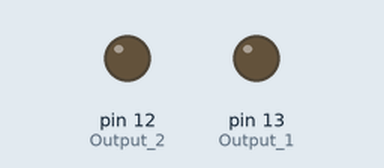
This sketch was run on a simulated Arduino Uno, built with avr-gcc and run on an emulated ATmega328P. Parts: output pins drawn as LEDs (lit = HIGH).

Above: at 1.0 s.
At 3.0 s:
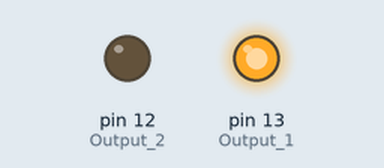
At 5.0 s:
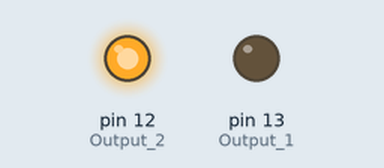
At 7.0 s:
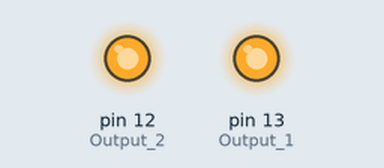
Timing chart, 0 to 10.4 s (numbered marks = the images above):
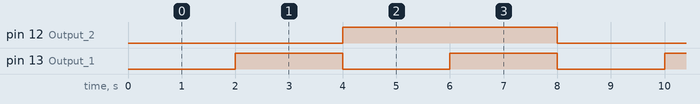

Measured:
- by itself, pin 12 (Output_2): alternates HIGH for 4.0 s and LOW for 4.0 s
- by itself, pin 13 (Output_1): alternates HIGH for 2.0 s and LOW for 2.0 s
- by itself, everything shown: repeats every 8.0 s, in 4 steps

The sketch:

Visual_Check_AND_v2.ino
```cpp
const int Output_1 = 13;
const int Output_2 = 12;

void setup() {
  pinMode(Output_1, OUTPUT);
  pinMode(Output_2, OUTPUT);

  Serial.begin(9600);
}

void loop() {
  digitalWrite(Output_1, LOW);
  digitalWrite(Output_2, LOW);
  delay(2000);

  digitalWrite(Output_1, HIGH);
  delay(2000);

  digitalWrite(Output_1, LOW);
  digitalWrite(Output_2, HIGH);
  delay(2000);

  digitalWrite(Output_1, HIGH);
  delay(2000);

}
```
